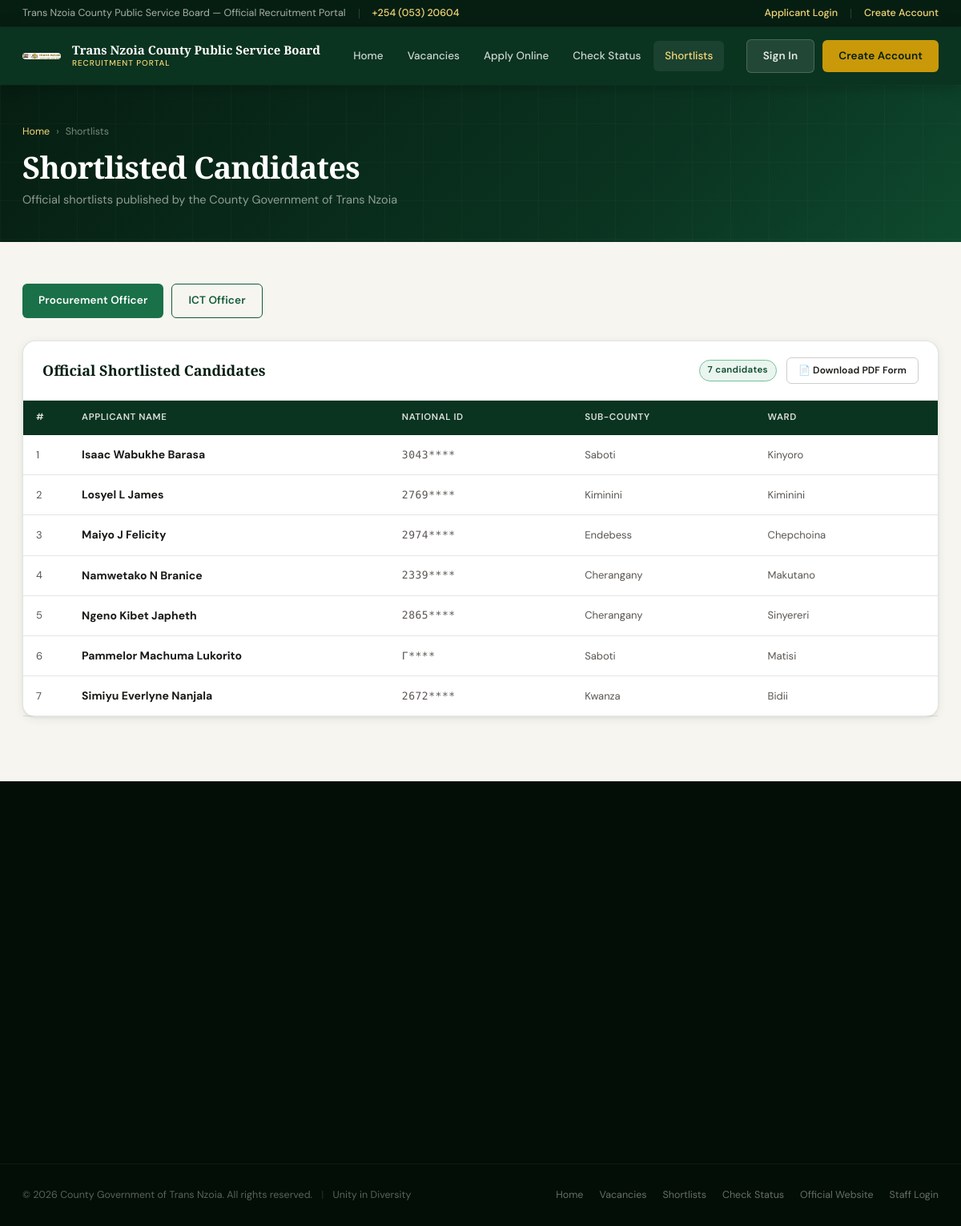
Before: /shortlist.php with the older database file.
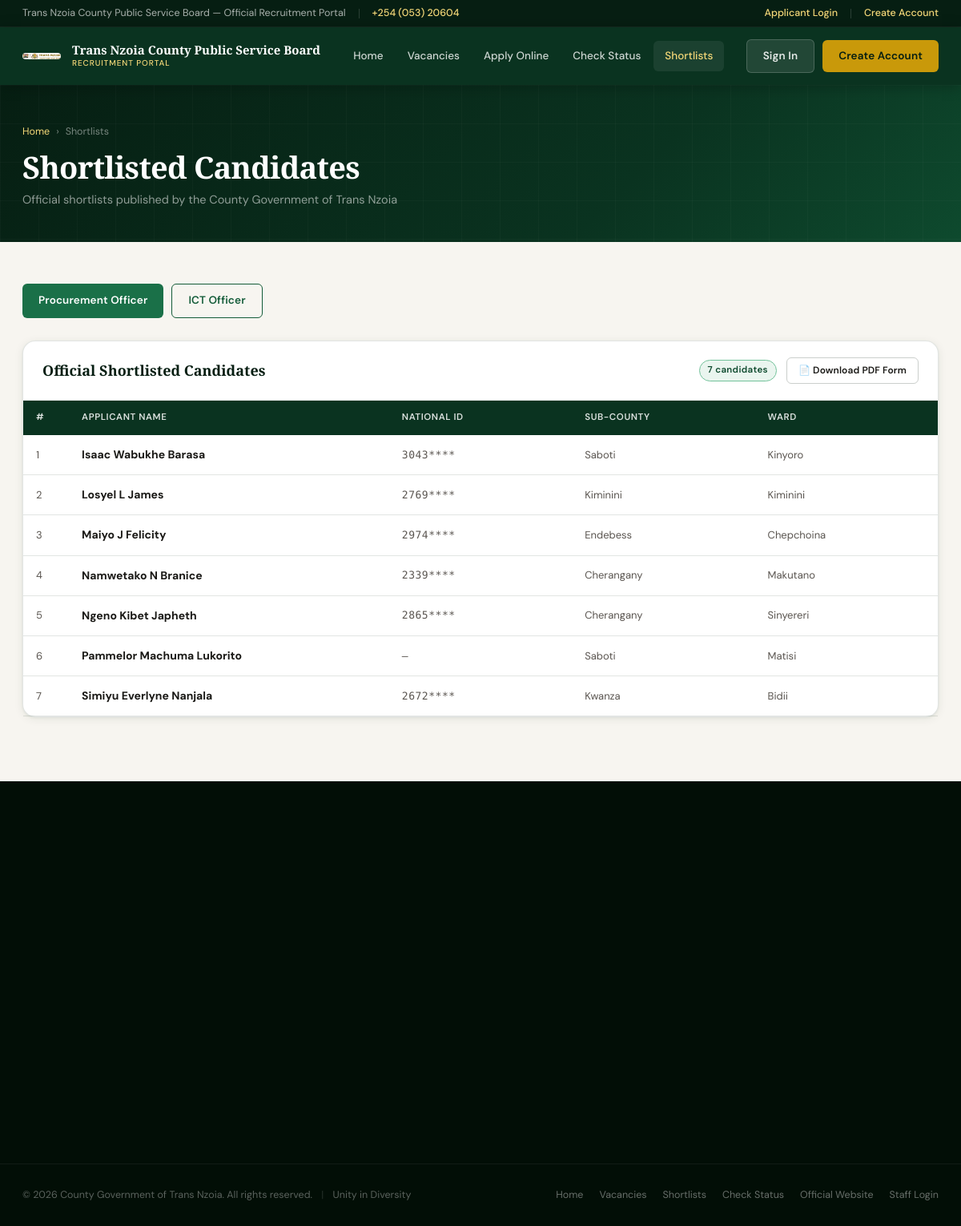
After: the same page with the newer database file.
### tables this page shows
CREATE TABLE `applications` (
  `id` int(10) unsigned NOT NULL AUTO_INCREMENT,
  `ref_no` varchar(20) NOT NULL,
  `job_id` int(10) unsigned NOT NULL,
  `user_id` int(10) unsigned DEFAULT NULL,
  `first_name` varchar(80) NOT NULL,
  `last_name` varchar(80) NOT NULL,
  `id_no` varchar(20) NOT NULL,
  `dob` date DEFAULT NULL,
  `gender` enum('Male','Female','Prefer not to say') DEFAULT NULL,
  `phone` varchar(20) NOT NULL,
  `email` varchar(160) NOT NULL,
  `degree` varchar(200) DEFAULT NULL,
  `institution` varchar(200) DEFAULT NULL,
  `kism_no` varchar(40) DEFAULT NULL,
  `experience` varchar(60) DEFAULT NULL,
  `current_employer` varchar(200) DEFAULT NULL,
  `cover_letter` text DEFAULT NULL,
  `sub_county` varchar(60) DEFAULT NULL,
  `ward` varchar(80) DEFAULT NULL,
  `postal_address` varchar(200) DEFAULT NULL,
  `status` enum('Received','Under Review','Shortlisted','Not Shortlisted','Interview Scheduled','Hired','Rejected') NOT NULL DEFAULT 'Received',
  `reviewer_notes` text DEFAULT NULL,
  `reviewed_by` int(10) unsigned DEFAULT NULL,
  `reviewed_at` datetime DEFAULT NULL,
  `submitted_at` datetime NOT NULL DEFAULT current_timestamp(),
  `updated_at` datetime NOT NULL DEFAULT current_timestamp() ON UPDATE current_timestamp(),
  PRIMARY KEY (`id`),
  UNIQUE KEY `ref_no` (`ref_no`),
  KEY `user_id` (`user_id`),
  KEY `reviewed_by` (`reviewed_by`),
  KEY `idx_job_id` (`job_id`),
  KEY `idx_status` (`status`),
  KEY `idx_sub_county` (`sub_county`),
  KEY `idx_ref_no` (`ref_no`),
  CONSTRAINT `applications_ibfk_1` FOREIGN KEY (`job_id`) REFERENCES `jobs` (`id`) ON DELETE CASCADE,
  CONSTRAINT `applications_ibfk_2` FOREIGN KEY (`user_id`) REFERENCES `users` (`id`) ON DELETE SET NULL,
  CONSTRAINT `applications_ibfk_3` FOREIGN KEY (`reviewed_by`) REFERENCES `users` (`id`) ON DELETE SET NULL
);

### includes/auth.php (called while the page is built, shortened)
<?php
function h(?string $s): string {
    return htmlspecialchars($s ?? '', ENT_QUOTES, 'UTF-8');
}

### shortlist.php (the view, shortened to what this page needs)
<?php
require_once __DIR__ . '/includes/auth.php';
$pdo  = db();
$jobs_with_shortlist = $pdo->query("
    SELECT DISTINCT j.id, j.job_code, j.title, j.department
    FROM applications a JOIN jobs j ON a.job_id = j.id
    WHERE a.status IN ('Shortlisted', 'Interview Scheduled', 'Interviewed', 'Hired')
    ORDER BY j.id
")->fetchAll();
$filter_job = (int)($_GET['job'] ?? 0);
$shortlisted = [];
if ($filter_job || !empty($jobs_with_shortlist)) {
    $job_id = $filter_job ?: ($jobs_with_shortlist[0]['id'] ?? 0);
    if ($job_id) {
        $stmt = $pdo->prepare("
            SELECT a.id_no,
                   COALESCE(u.full_name, CONCAT(a.first_name, ' ', a.last_name)) AS full_name,
                   COALESCE(u.username, a.id_no) AS display_id,
                   COALESCE(u.sub_county, a.sub_county) AS sub_county,
                   COALESCE(u.ward, a.ward) AS ward
            FROM applications a
            LEFT JOIN users u ON a.user_id = u.id
            WHERE a.job_id = ? AND a.status IN ('Shortlisted', 'Interview Scheduled', 'Interviewed', 'Hired')
            ORDER BY full_name
        ");
        $stmt->execute([$job_id]);
        $shortlisted = $stmt->fetchAll();
    }
}
require_once __DIR__ . '/includes/partials/header.php';
?>
<div class="page-hdr">
  <div class="container">
    <div>
      <div class="breadcrumb"><a href="index.php">Home</a> <span>›</span> <span>Shortlists</span></div>
      <h1>Shortlisted Candidates</h1>
      <div class="page-hdr-sub">Official shortlists published by the County Government of Trans Nzoia</div>
    </div>
  </div>
</div>
<div class="page-wrap">
  <div class="container">
    <?php if (empty($jobs_with_shortlist)): ?>
      <div class="card card-pad" style="text-align:center;padding:60px;">
        <div style="font-size:40px;margin-bottom:14px;">📋</div>
        <div style="font-size:18px;font-weight:700;color:var(--green-800);margin-bottom:8px;">No shortlists published yet</div>
        <div style="color:var(--text-muted);">Shortlists will appear here once published by the Recruitment Office.</div>
      </div>
    <?php else: ?>
      <div style="display:flex;gap:10px;flex-wrap:wrap;margin-bottom:28px;">
        <?php foreach ($jobs_with_shortlist as $j): ?>
          <a href="shortlist.php?job=<?= $j['id'] ?>" class="btn <?= (!$filter_job&&$j===reset($jobs_with_shortlist))||$filter_job===$j['id']?'btn-green':'btn-outline-green' ?>">
            <?= h($j['title']) ?>
          </a>
        <?php endforeach; ?>
      </div>
      <?php if (!empty($shortlisted)): ?>
      <div class="card fade-up">
        <div style="padding:20px 24px;border-bottom:1px solid var(--border);display:flex;justify-content:space-between;align-items:center;flex-wrap:wrap;gap:12px;">
          <div style="font-family:var(--font-display);font-size:18px;font-weight:700;color:var(--green-900);">Official Shortlisted Candidates</div>
          <div style="display:flex; align-items:center; gap:12px;">
            <span class="badge badge-success"><?= count($shortlisted) ?> candidates</span>
            <a href="public_shortlist_print.php?job=<?= $job_id ?>" target="_blank" class="btn btn-outline-dark btn-sm" style="font-size:12px; padding:6px 14px;">📄 Download PDF Form</a>
          </div>
        </div>
        <div class="table-wrap">
          <table>
            <thead>
              <tr>
                <th style="width:5%;">#</th>
                <th style="width:35%;">Applicant Name</th>
                <th style="width:20%;">National ID</th>
                <th style="width:20%;">Sub-County</th>
                <th style="width:20%;">Ward</th>
              </tr>
            </thead>
            <tbody>
              <?php foreach ($shortlisted as $i => $a):
                $id_display = (strlen((string)($a['display_id'] ?? '')) > 4) ? substr((string)$a['display_id'], 0, -4) . '****' : ($a['display_id'] ?? '—');
              ?>
              <tr>
                <td class="muted"><?= $i+1 ?></td>
                <td><strong style="color:var(--text-dark);"><?= h($a['full_name']) ?></strong></td>
                <td class="muted" style="font-family:var(--font-mono); letter-spacing:0.04em;"><?= h($id_display) ?></td>
                <td class="muted"><?= h($a['sub_county'] ?? '—') ?></td>
                <td class="muted"><?= h($a['ward'] ?? '—') ?></td>
              </tr>
              <?php endforeach; ?>
            </tbody>
          </table>
        </div>
      </div>
      <?php endif; ?>
    <?php endif; ?>
  </div>
</div>
<?php require_once __DIR__ . '/includes/partials/footer.php'; ?>

Changed rows visible on the page:
changed applications (number 6 of 7 on the later page): id_display "Γ****" → "—"
